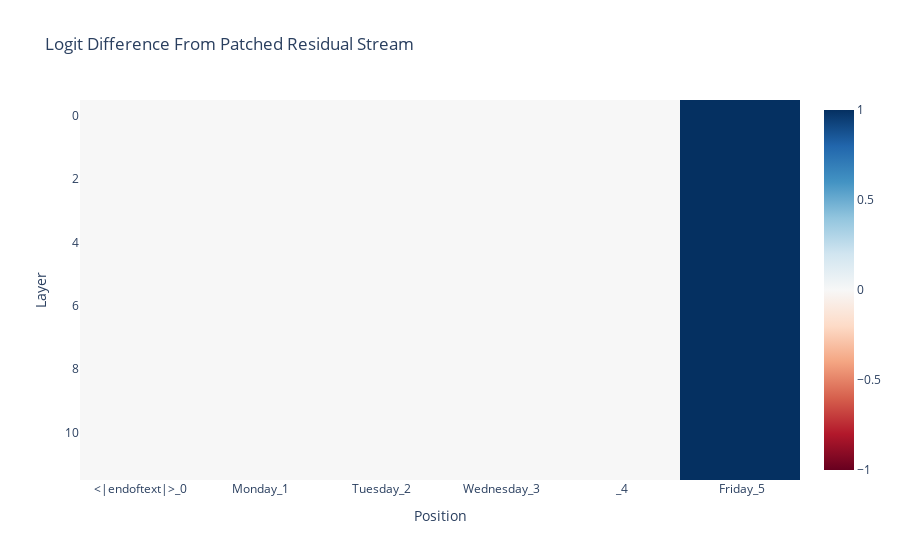

The notebook cell saved with this chart:
### Markdown cell above
We can immediately see that, exactly as predicted, originally all relevant computation happens on the second subject token, and at layers 7 and 8, the information is moved to the final token. Moving the residual stream at the correct position near *exactly* recovers performance!

For reference, tokens and their index from the first prompt are on the x-axis. In an abuse of notation, note that the difference here is averaged over *all* 8 prompts, while the labels only come from the *first* prompt. 

To be easier to interpret, we normalise the logit difference, by subtracting the corrupted logit difference, and dividing by the total improvement from clean to corrupted to normalise
0 means zero change, negative means actively made worse, 1 means totally recovered clean performance, >1 means actively *improved* on clean performance

### Code cell
prompt_position_labels = [f"{tok}_{i}" for i, tok in enumerate(model.to_str_tokens(tokens[0]))]
imshow(patched_residual_stream_diff, x=prompt_position_labels, title="Logit Difference From Patched Residual Stream", labels={"x":"Position", "y":"Layer"})

### Figure 1 — Plotly figure (JSON) as saved in the notebook; plotly's stock layout.template omitted (floating-point values rounded to 4 significant figures)
{"data": [{"coloraxis": "coloraxis", "hovertemplate": "Position: %{x}<br>Layer: %{y}<br>color: %{z}<extra></extra>", "name": "0", "type": "heatmap", "x": ["<|endoftext|>_0", "Monday_1", " Tuesday_2", " Wednesday_3", " _4", " Friday_5"], "xaxis": "x", "yaxis": "y", "z": [[0, 0, 0, 0, 0, 1], [0, 0, 0, 0, 0, 1], [0, 0, 0, 0, 0, 1], [0, 0, 0, 0, 0, 1], [0, 0, 0, 0, 0, 1], [0, 0, 0, 0, 0, 1], [0, 0, 0, 0, 0, 1], [0, 0, 0, 0, 0, 1], [0, 0, 0, 0, 0, 1], [0, 0, 0, 0, 0, 1], [0, 0, 0, 0, 0, 1], [0, 0, 0, 0, 0, 1]]}], "layout": {"autosize": true, "coloraxis": {"cmid": 0, "colorscale": [[0, "rgb(103,0,31)"], [0.1, "rgb(178,24,43)"], [0.2, "rgb(214,96,77)"], [0.3, "rgb(244,165,130)"], [0.4, "rgb(253,219,199)"], [0.5, "rgb(247,247,247)"], [0.6, "rgb(209,229,240)"], [0.7, "rgb(146,197,222)"], [0.8, "rgb(67,147,195)"], [0.9, "rgb(33,102,172)"], [1, "rgb(5,48,97)"]]}, "title": {"text": "Logit Difference From Patched Residual Stream"}, "xaxis": {"anchor": "y", "autorange": true, "constrain": "domain", "domain": [0, 1], "range": [-0.5, 5.5], "scaleanchor": "y", "title": {"text": "Position"}, "type": "category"}, "yaxis": {"anchor": "x", "autorange": true, "constrain": "domain", "domain": [0, 1], "range": [11.5, -0.5], "title": {"text": "Layer"}}}}
